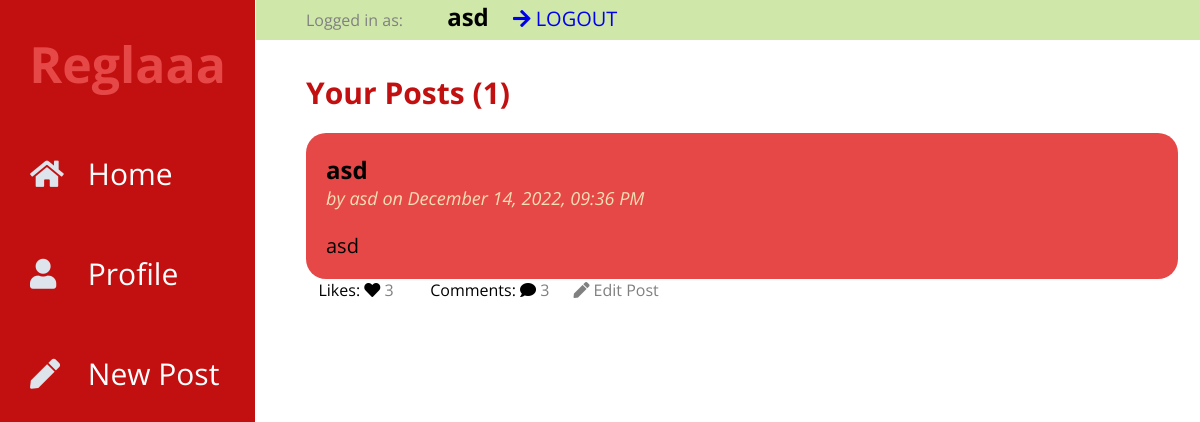
/1/profile (signed in), run on the app's committed database.
### tables this page shows
CREATE TABLE user (
  id INTEGER PRIMARY KEY AUTOINCREMENT,
  username TEXT UNIQUE NOT NULL,
  password TEXT NOT NULL
);

CREATE TABLE post (
  id INTEGER PRIMARY KEY AUTOINCREMENT,
  author_id INTEGER NOT NULL,
  created TIMESTAMP DEFAULT (datetime('now','localtime')),
  title TEXT NOT NULL,
  body TEXT NOT NULL,
  FOREIGN KEY (author_id) REFERENCES user (id)
);

### flaskr/blog.py (the view)
@bp.route("/<int:userid>/profile")
@login_required
def profile(userid):
    db = get_db()
    posts = db.execute(
        "SELECT p.id, title, body, created, author_id, username,"
        "(SELECT COUNT(user_id) FROM likes WHERE post_id = p.id) AS likes,"
        "(SELECT COUNT(user_id) FROM comments WHERE post_id = p.id) AS comments"
        " FROM post p JOIN user u ON p.author_id = u.id"
        " WHERE p.author_id = ?"
        " ORDER BY created DESC"
        ,(userid,),
    ).fetchall()
    return render_template("blog/profile.html", posts=posts, length=len(posts))

### flaskr/auth.py (called while the page is built)
def login_required(view):
    @functools.wraps(view)
    def wrapped_view(**kwargs):
        if g.user is None:
            return redirect(url_for("auth.login"))
        return view(**kwargs)
    return wrapped_view

@bp.before_app_request
def load_logged_in_user():
    user_id = session.get("user_id")
    if user_id is None:
        g.user = None
        g.liked = None
    else:
        g.user = (
            get_db().execute("SELECT * FROM user WHERE id = ?", (user_id,)).fetchone()
        )
        likedd = (
            get_db().execute("SELECT post_id,user_id FROM likes WHERE user_id = ?", (user_id,)).fetchall()
        )
        g.liked = []
        for like in likedd:
            g.liked.append([like['post_id'],like['user_id']])

### flaskr/db.py (called while the page is built)
def get_db():
    if "db" not in g:
        g.db = sqlite3.connect(
            current_app.config["DATABASE"], detect_types=sqlite3.PARSE_DECLTYPES
        )
        g.db.row_factory = sqlite3.Row
    return g.db

### flaskr/templates/blog/profile.html
{% extends 'base.html' %}
{% block posts %}
  <p class="title">{% block title %}Your Posts ({{ length }}){% endblock %}</p>
{% endblock %}
{% block content %}
  {% for post in posts %}
    <article class="post">
        <div class="body">
            <h2>{{ post['title'] }}</h2>
            <p class="about">by {{ post['username'] }} on {{ post['created'].strftime("%B %d, %Y, %I:%M %p") }}</p>
            <br>
            <br>
            <p class="body">{{ post['body'] }}</p>
        </div>
    </article>
    <div class="opt">
        <span class="icon">&nbsp&nbsp&nbspLikes: <i class="fas fa-heart"></i></span>
        <p>{{ post['likes'] }}</p>
        <span class="icon">&nbsp&nbsp&nbspComments: <i class="fas fa-comment"></i></span>
        <p> {{ post.comments }}</p>
        {% if g.user['id'] == post['author_id'] %}
                    <a class="action" href="{{ url_for('blog.update', id=post['id']) }}">
                        <span class="icon"><i class="fas fa-pen"></i></span>
                        <span class="item">Edit Post</span>
                    </a>
        {% endif %}
    </div>
  {% endfor %}
{% endblock %}

### flaskr/templates/base.html (shortened to what this page needs)
<!doctype html>
<link rel="stylesheet" href="{{ url_for('static', filename='style.css') }}">
<link rel="stylesheet" href="https://use.fontawesome.com/releases/v5.8.1/css/all.css">
<div class="wrapper">
        <div class="sidebar">
            <div class="profile">
                <h1><a href="{{ url_for('index') }}">Reglaaa</a></h1>
            </div>
            <ul>
                <li>
                    <a href="{{ url_for('index') }}">
                        <span class="icon"><i class="fas fa-home"></i></span>
                        <span class="item">Home</span>
                    </a>
                </li>
                {% if not g.user %}
                <li>
                    <a href="{{ url_for('auth.login') }}">
                        <span class="icon"><i class="fas fa-sign"></i></span>
                        <span class="item">Login</span>
                    </a>
                </li>
                <li>
                    <a href="{{ url_for('auth.register') }}">
                        <span class="icon"><i class="fas fa-book"></i></span>
                        <span class="item">Register</span>
                    </a>
                </li>
                {% else %}
                <li>
                    <a href="{{ url_for('blog.profile', userid=g.user.id) }}">
                        <span class="icon"><i class="fas fa-user"></i></span>
                        <span class="item">Profile</span>
                    </a>
                </li>
                  <li><a href="{{ url_for('blog.create') }}">
                      <span class="icon"><i class="fas fa-pen"></i></span>
                      <span class="item">New Post</span>
                  </a>
                {% endif %}
            </ul>
        </div>
        <section class="content">
            {% if g.user %}
    <div class="top-menu">
                <p>Logged in as: </p>
                <h1>{{ g.user['username'] }}</h1>
                <a href="{{ url_for('auth.logout') }}" onclick="return confirm('Are you sure?');">
                    <span class="icon"><i class="fas fa-arrow-right"></i></span>
                    <span class="item">LOGOUT</span>
                </a>
            </div>
  {% endif %}
            <br>
  <div class="posts">
    {% block posts %}{% endblock %}
  {% block content %}{% endblock %}
      </div>
</section>
</div>

### flaskr/static/style.css (style rules this page uses)
* { list-style: none; text-decoration: none; margin: 0; padding: 0; box-sizing: border-box; font-family: 'Open Sans', sans-serif; }
.wrapper .sidebar { background: #C21010; position: fixed; top: 0; left: 0; width: 255px; height: 100%; padding: 20px 0; transition: all 0.5s ease; }
.wrapper .sidebar .profile { margin-bottom: 20px; text-align: center; }
.wrapper .sidebar .profile h1 { margin: 10px 0 5px; }
.wrapper .sidebar .profile a { font-size: 50px; color: #E64848; }
.wrapper .sidebar ul li a { display: block; height: 100px; padding: 30px; color: white; font-size: 30px; position: relative; transition: all 0.2s ease; }
.wrapper .sidebar ul li a .icon { color: #dee4ec; width: 30px; display: inline-block; margin-right: 20px; }
.wrapper .content { width: 81%; margin-left: 16rem; }
.top-menu { display: block; position: fixed; width: 100%; height: 40px; background-color: #CFE8A9; padding: 0px 50px; transition: all 1s ease; }
.top-menu a { font-size: 20px; }
.top-menu a, h1 { display: inline-block; margin-left: 20px; }
.posts { padding: 50px; }
.post { margin-top: 20px; padding: 20px; border-radius: 20px; background-color: #E64848; transition: all 1s ease; }
.post .about { color: wheat; font-size: 18px; font-style: italic; }
.title { color: #C21010; font-weight: bold; font-size: 30px; }
.opt { display: block; }
.opt a,p { display: inline-block; margin-right: 20px; color: #808080; }
p.body { white-space: pre-line; font-size: 20px; color: black !important; }

### data on the page
user: user.username "asd"
post: title "asd", username "asd", created "December 14, 2022, 09:36 PM", body "asd", likes "3", comments "3"

### other printed values
{{ length }} "1"
